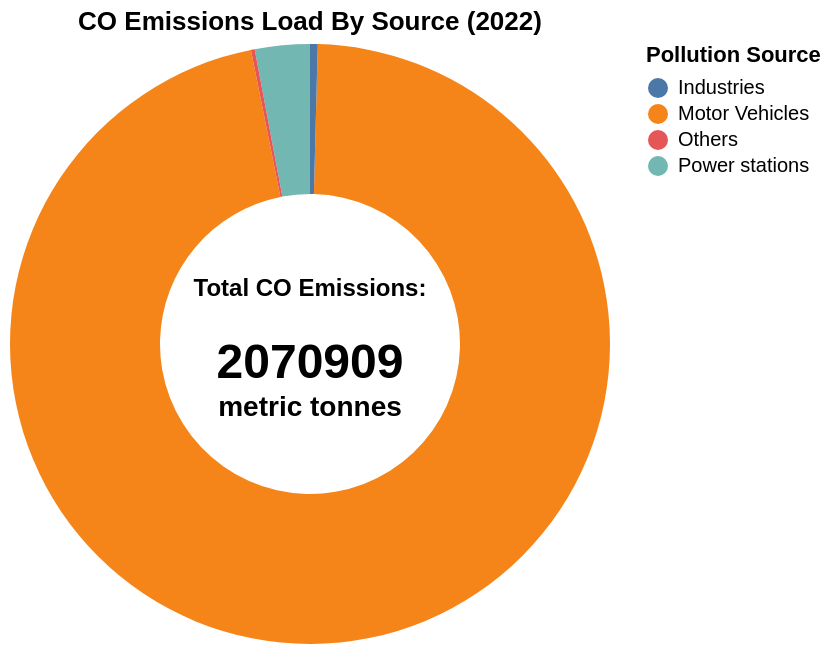

Specify this chart in Vega-Lite:
### Vega-Lite specification from a JSON file in a GitHub repository (floating-point values rounded to 4 significant figures)
{"$schema": "https://vega.github.io/schema/vega-lite/v6.json", "title": "CO Emissions Load By Source (2022)", "width": 300, "height": 300, "background": null, "layer": [{"data": {"values": [{"source": "Motor Vehicles", "tonnage": "1997005"}, {"source": "Industries", "tonnage": "8547"}, {"source": "Power stations", "tonnage": "61153"}, {"source": "Others", "tonnage": "4204"}]}, "mark": {"type": "arc", "innerRadius": 75}, "encoding": {"theta": {"field": "tonnage", "type": "quantitative"}, "color": {"field": "source", "type": "nominal", "title": "Pollution Source"}, "tooltip": [{"field": "tonnage", "title": "Tonnage", "type": "quantitative"}, {"field": "source", "title": "Source", "type": "nominal"}]}}, {"data": {"values": [{}]}, "mark": {"type": "text", "align": "center", "baseline": "middle", "fontSize": 12, "fontWeight": "bold", "dy": -28}, "encoding": {"text": {"value": "Total CO Emissions:"}}}, {"data": {"values": [{}]}, "mark": {"type": "text", "align": "center", "baseline": "middle", "fontSize": 24, "fontWeight": "bold", "dy": 10}, "encoding": {"text": {"value": "2070909 "}}}, {"data": {"values": [{}]}, "mark": {"type": "text", "align": "center", "baseline": "middle", "fontSize": 14, "fontWeight": "bold", "dy": 32}, "encoding": {"text": {"value": "metric tonnes"}}}], "config": {"style": {"cell": {"stroke": "transparent"}}}}
